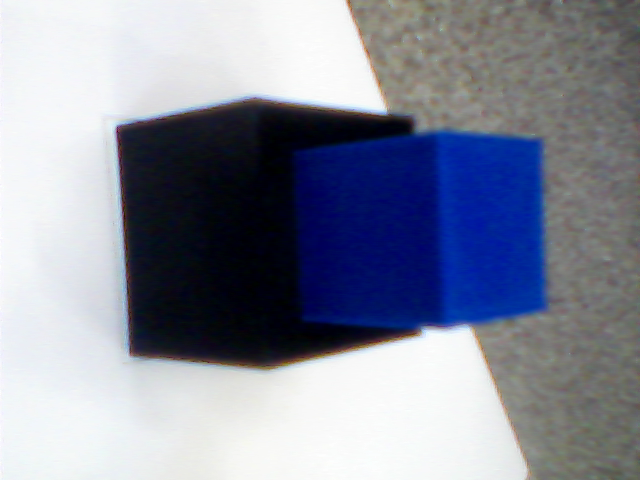
#> input picture c5.png, 640 x 480 px
$ python -i test.py   (imports and definitions only)
#> lines starting #> are read from the running program, lines starting #| are printed output that depends on the picture; after the words box and inside, x2 and y2 are one past the last pixel; in counts of white or black regions, pixels touching at a corner belong together
#> further down, picture is the input picture: shape (480, 640, 3); mean B, G, R 156.2, 140.3, 136
import numpy as np
import serial
import cv2
import time
start_time = time.time()


# red - 1
# green - 2
# yellow - 3
# blue - 4
# black - 5


ser = serial.Serial('/dev/ttyACM0', 9600)

building_map = []

red_min, red_max, blm_min, blm_max, gre_min, gre_max = 0, 0, 0, 0, 0, 0
yel_min, yel_max, blu_min, blu_max =  0, 0, 0, 0

flagBGR = False

pixel_x = 640

cameraPort = 0


def watchimg(img):
    cv2.imshow('img', img)
    cv2.waitKey()
    cv2.destroyAllWindows()
    pass


def segimg(img):
    pixel = 4
    if flagBGR:

        cv2.rectangle(img, (0, 0), (pixel, pixel), (25, 30, 255), -1)
        cv2.rectangle(img, (pixel, 0), (pixel*2, pixel), (0, 0, 0), -1)
        cv2.rectangle(img, (pixel*2, 0), (pixel*3, pixel), (70, 255, 27), -1)
        cv2.rectangle(img, (pixel*3, 0), (pixel*4, pixel), (60, 255, 204), -1)
        cv2.rectangle(img, (pixel*4, 0), (pixel*5, pixel), (255, 28, 31), -1)

    else:

        cv2.rectangle(img, (0, 0), (pixel, pixel), (20, 20, 255), -1)
        cv2.rectangle(img, (pixel, 0), (pixel*2, pixel), (0, 0, 0), -1)
#> img: shape (480, 640, 3); mean B, G, R 156.2, 140.3, 136
        cv2.rectangle(img, (pixel*2, 0), (pixel*3, pixel), (23, 255, 27), -1)
#> img: shape (480, 640, 3); mean B, G, R 156.2, 140.3, 135.9
        cv2.rectangle(img, (pixel*3, 0), (pixel*4, pixel), (60, 255, 204), -1)
#> img: shape (480, 640, 3); mean B, G, R 156.2, 140.3, 135.9
        cv2.rectangle(img, (pixel*4, 0), (pixel*5, pixel), (255, 28, 31), -1)
#> img: shape (480, 640, 3); mean B, G, R 156.2, 140.3, 135.9


# [26 lines left out: function obrezka, not called in this run]


def obrezkaMat(F, hsv_min, hsv_max):
    if not(flagBGR):
        F = cv2.cvtColor(F, cv2.COLOR_BGR2HSV)

    F = cv2.inRange(F, hsv_min, hsv_max)

    watchimg(F)

    x, y, w, h = 0, 0, 0, 0
    contours = cv2.findContours(F, cv2.RETR_TREE, cv2.CHAIN_APPROX_NONE)
    contours = contours[0]
    if contours:
        contours = sorted(contours, key=cv2.contourArea, reverse=True)
        (x, y, w, h) = cv2.boundingRect(contours[0])
        F = F[y:y + h, x:x + w]
        S = np.sum(F[1:len(F), 1:len(F[0])]) // 255

        if h > 75 and (w > 75):
            flagError = True
        else:
            flagError = False

        mid_x = (x+(w//2))
        mid_y = (y+(h//2))


    return mid_x, mid_y, flagError, h, x, y, w


def materials_matrix(img):

    massmat, count, massmat_fin = [], 0, []
    segimg(img)

    while True:  # по синим фигурам
        # break
        mid_x, mid_y, ids, h, x, y, w = obrezkaMat(img, blu_min, blu_max)
        if ids:
            midle_x = (x+(w//2))
            midle_y = (y+(h//2))
            cv2.rectangle(img, (x+w, y+h), (x, y), (255, 255, 255), -1)
            massmat.append([mid_x, mid_y, 4, h, w, count])
        else:
            break
#> this loop made 2 passes
#> (x, y, w, h, S in obrezkaMat, mid_x, mid_y, ids) on pass 1: (292, 131, 254, 201, 45391, 419, 231, True)
#> (x, y, w, h, S in obrezkaMat, mid_x, mid_y, ids) on pass 2: (138, 331, 9, 7, 29, 142, 334, False)
#> pass 1, in obrezkaMat, `F = cv2.inRange(F, hsv_min, hsv_max)`:
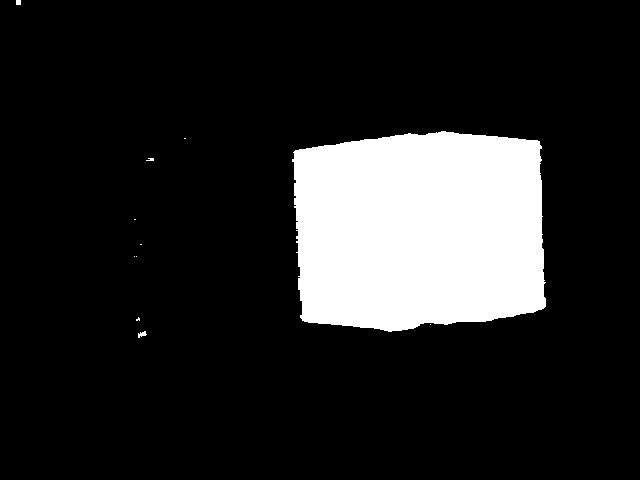
#> F: shape (480, 640); 14.8% white; 11 white regions (8 under 20 px), largest, box (x1, y1, x2, y2) and area: (292, 131, 546, 332) 45398, (138, 331, 147, 338) 36, (16, 0, 21, 5) 25
#> pass 1, in obrezkaMat, `F = F[y:y + h, x:x + w]`:
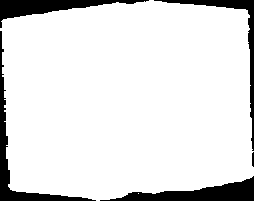
#> F: shape (201, 254); 88.9% white; 5 black regions, box (x1, y1, x2, y2) and area: (100, 176, 254, 201) 1666, (0, 31, 96, 201) 1473, (0, 0, 149, 28) 1384, (154, 0, 254, 151) 1104, (252, 152, 254, 167) 28
#> after the loop:
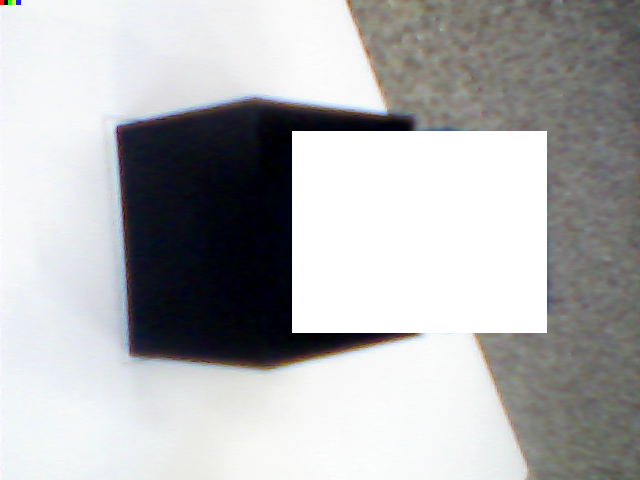
#> img: shape (480, 640, 3); mean B, G, R 179.3, 178.3, 177.5
#> after the loop, massmat = [[419, 231, 4, 201, 254, 0]]

    while True:  # по зелёным фигурам
        # break
        mid_x, mid_y, ids, h, x, y, w = obrezkaMat(img, gre_min, gre_max)
        if ids:
            midle_x = (x+(w//2))
            midle_y = (y+(h//2))
            cv2.rectangle(img, (x+w, y+h), (x, y), (255, 255, 255), -1)
            massmat.append([mid_x, mid_y, 2, h, w, count])
        else:
            break
#> this loop made 1 pass
#> (x, y, w, h, S in obrezkaMat, mid_x, mid_y, ids) on pass 1: (132, 215, 40, 15, 198, 152, 222, False)
    while True:  # по жёлтым фигурам
        # break
        mid_x, mid_y, ids, h, x, y, w = obrezkaMat(img, yel_min, yel_max)
        if ids:
            midle_x = (x+(w//2))
            midle_y = (y+(h//2))
            cv2.rectangle(img, (x+w, y+h), (x, y), (255, 255, 255), -1)
            massmat.append([mid_x, mid_y, 3, h, w, count])
        else:
            break
#> this loop made 1 pass
#> (x, y, w, h, S in obrezkaMat, mid_x, mid_y, ids) on pass 1: (280, 360, 23, 6, 40, 291, 363, False)
    while True:  # по черным фигурам
        # break
        mid_x, mid_y, ids, h, x, y, w = obrezkaMat(img, blm_min, blm_max)
        if ids:
            midle_x = (x+(w//2))
            midle_y = (y+(h//2))
            cv2.rectangle(img, (x+w, y+h), (x, y), (255, 255, 255), -1)
            massmat.append([mid_x, mid_y, 5, h, w, count])
        else:
            break
#> this loop made 2 passes
#> (x, y, w, h, S in obrezkaMat, mid_x, mid_y, ids) on pass 1: (123, 107, 289, 256, 41765, 267, 235, True)
#> (contours in obrezkaMat, x, y, w, h, S in obrezkaMat, mid_x, mid_y) on pass 2: (2 contours, all with area under 20, 4, 0, 4, 5, 12, 6, 2)
#> pass 1, in obrezkaMat (call 5), `F = cv2.inRange(F, hsv_min, hsv_max)`:
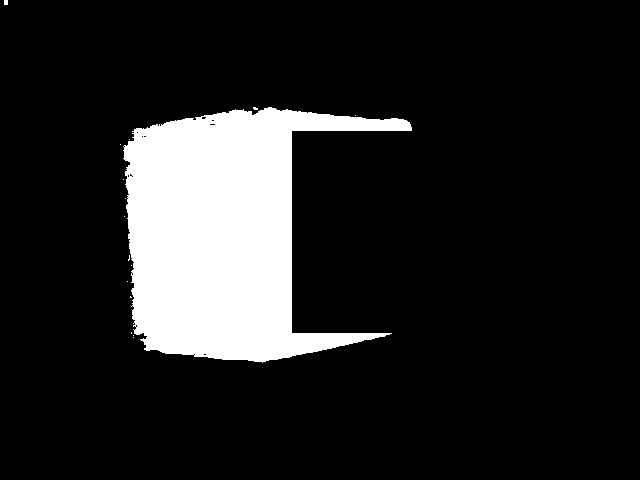
#> F: shape (480, 640); 13.6% white; 16 white regions (14 under 20 px), largest, box (x1, y1, x2, y2) and area: (123, 107, 412, 363) 41743, (4, 0, 8, 5) 20
#> pass 1, in obrezkaMat (call 5), `F = F[y:y + h, x:x + w]`:
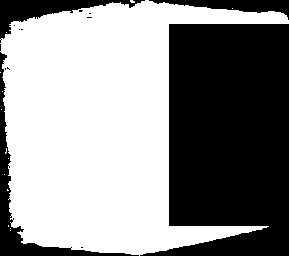
#> F: shape (256, 289); 56.5% white; 14 black regions (10 under 20 px), largest, box (x1, y1, x2, y2) and area: (140, 24, 289, 256) 26659, (0, 52, 139, 256) 2562, (0, 0, 145, 43) 1777, (149, 0, 289, 20) 1177
#> pass 2, in obrezkaMat (call 6), `F = cv2.inRange(F, hsv_min, hsv_max)`:
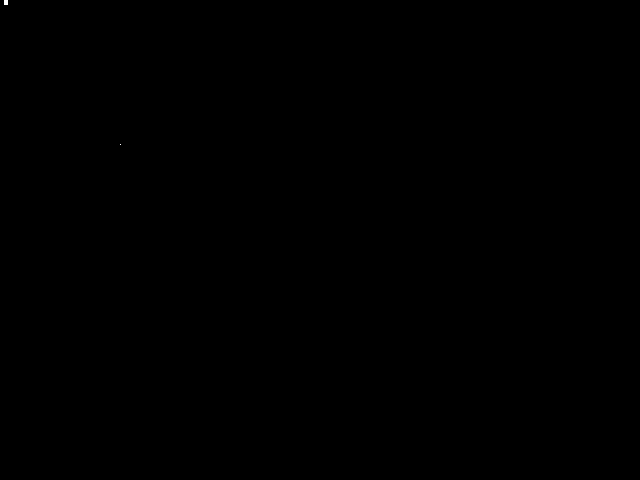
#> F: shape (480, 640); 0.01% white; 2 white regions (1 under 20 px), largest, box (x1, y1, x2, y2) and area: (4, 0, 8, 5) 20
#> after the loop:
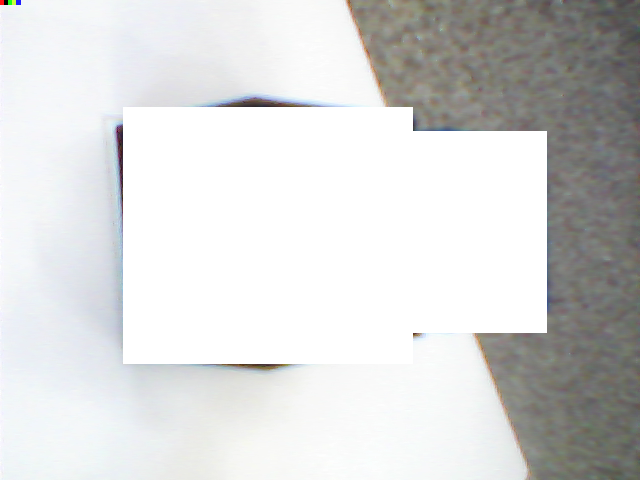
#> img: shape (480, 640, 3); 16.3% of pixels changed, all inside (x1, y1, x2, y2) = (123, 107, 413, 364)
#> after the loop, massmat = [[419, 231, 4, 201, 254, 0], [267, 235, 5, 256, 289, 0]]

    while True:  # по красным фигурам
        # break
        mid_x, mid_y, ids, h, x, y, w = obrezkaMat(img, red_min, red_max)
        if ids:
            midle_x = (x+(w//2))
            midle_y = (y+(h//2))
            cv2.rectangle(img, (x+w, y+h), (x, y), (255, 255, 255), -1)
            massmat.append([mid_x, mid_y, 1, h, w, count])
        else:
            break
#> this loop made 1 pass
#> (contours in obrezkaMat, x, y, w, h, S in obrezkaMat, mid_x, mid_y) on pass 1: (2 contours, all with area under 20, 16, 0, 5, 5, 16, 18, 2)

    print(massmat)
#| [[419, 231, 4, 201, 254, 0], [267, 235, 5, 256, 289, 0]]

    if len(massmat) == 1:
        ser.write(str(massmat[0][2]).encode('utf-8'))
        print(str(massmat[0][2]).encode('utf-8'))
    elif len(massmat) == 2:

        massmat.sort()

        for i in massmat:
            massmat_fin.append(i[2])
#> this loop made 2 passes
#> after the loop, massmat_fin = [5, 4]

        print((str(massmat_fin[1])+str(massmat_fin[0])).encode('utf-8'))
#| b'45'
        ser.write((str(massmat_fin[1])+str(massmat_fin[0])).encode('utf-8'))

    else:
        massmat.sort()
        block = ""
        for i in massmat:
            if not (str(i[2]) in block):
                block+=str(i[2])
                massmat_fin.append(i[2])

        print((str(massmat_fin[1]) + str(massmat_fin[0])).encode('utf-8'))
        ser.write((str(massmat_fin[1])+str(massmat_fin[0])).encode('utf-8'))


# [181 lines left out: functions build_matrix, matrix_final, not called in this run]


countVar = 0

if flagBGR:
    red_min = np.array((0, 0, 40), np.uint8)  # 142, 100, 46
    red_max = np.array((25, 30, 255), np.uint8) #196, 255, 150

    blm_min = np.array((0, 0, 0), np.uint8) #0, 0, 0
    blm_max = np.array((35, 30, 30), np.uint8) #255, 255, 12

    gre_min = np.array((60, 194, 15), np.uint8)     #38, 121, 0
    gre_max = np.array((87, 255, 162), np.uint8)  #104, 255, 255

    yel_min = np.array((0, 125, 152), np.uint8)  # 11, 116, 125
    yel_max = np.array((54, 255, 217), np.uint8)  # 55, 200, 255

    blu_min = np.array((27, 0, 0), np.uint8)  # 111, 176, 41
    blu_max = np.array((255, 28, 31), np.uint8)  #131, 255, 255

else:
    red_min = np.array((28, 196, 117), np.uint8)  # 142, 100, 46
    red_max = np.array((179, 255, 255), np.uint8) #196, 255, 150

    blm_min = np.array((0, 0, 0), np.uint8) #0, 0, 0
    blm_max = np.array((179, 255, 45), np.uint8) #255, 255, 12

    gre_min = np.array((38, 121, 15), np.uint8)     #38, 121, 0
    gre_max = np.array((104, 255, 255), np.uint8)  #104, 255, 255

    yel_min = np.array((11, 116, 125), np.uint8)  # 11, 116, 125
    yel_max = np.array((55,200, 255), np.uint8)  # 55, 200, 255

    blu_min = np.array((100, 176, 41), np.uint8)  # 111, 176, 41
    blu_max = np.array((131, 255, 255), np.uint8)  #131, 255, 255


# [52 lines not run here, left out]

>>> import cv2
>>> picture = cv2.imread('c5.png')
>>> result = materials_matrix(picture)
